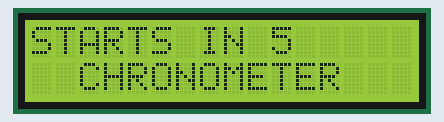
Simulated run of this sketch. Board: Arduino Uno, built with avr-gcc and run on an emulated ATmega328P. On the bench: 16×2 character LCD.

Above: at 1.1 s.
At 3.1 s:
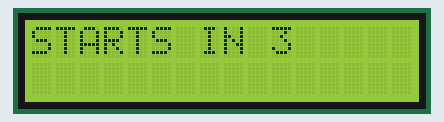
At 6.1 s:
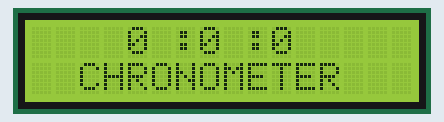
At 13.2 s:
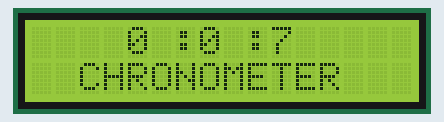
At 22.2 s:
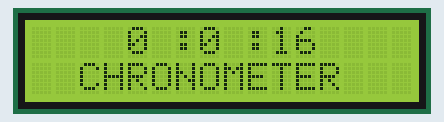
At 38.3 s:
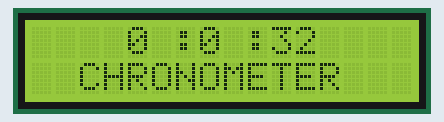

The sketch:

Chronometer.ino
```cpp
/*Arduino Chronometer V1.0*/
#include <LiquidCrystal.h>
LiquidCrystal lcd(12, 11, 5, 4, 3, 2);
int sec=00;
int min=00;
int hr=00;

void setup() {
lcd.begin(16,2);
lcd.setCursor(2,1);
lcd.print("CHRONOMETER");
delay(1000);
lcd.setCursor(0,0);
lcd.print("STARTS IN 5");
delay(1000);
lcd.clear();
lcd.print("STARTS IN 4");
delay(1000);
lcd.clear();
lcd.print("STARTS IN 3");
delay(1000);
lcd.clear();
lcd.print("STARTS IN 2");
delay(1000);
lcd.clear();
lcd.print("STARTS IN 1");
delay(1000);
lcd.clear();
lcd.setCursor(0,0);
}

void loop() {

lcd.setCursor(2,2);
lcd.print("CHRONOMETER");
lcd.setCursor(4,0);
lcd.print(hr);
lcd.setCursor(6,0);
lcd.print(":");
lcd.print(min);
lcd.setCursor(9,0);
lcd.print(":");
lcd.print(sec);
sec=sec+1;
delay(1000);


if(sec == 60){
  sec=00;
  min=min+1;
}else;
if(min == 60){
  min=0;
  hr=hr+1;
}else;

lcd.clear();
}
```

Measured:
- what the display in image 0 shows lasts 1.0 s, from 1.1 s to 2.1 s
